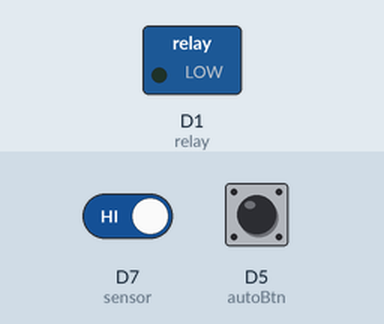
This sketch was run on a simulated ESP8266 (NodeMCU). Parts: switched loads named in the sketch (green lamp = pin HIGH). The inputs (shaded band) are chosen by the test bench; at power-on: D7 (sensor) HIGH, D5 (autoBtn) HIGH. WiFi joins after 1.5 s; servers stay silent unless stated.

Above: at 0.1 s.
At 2.1 s:
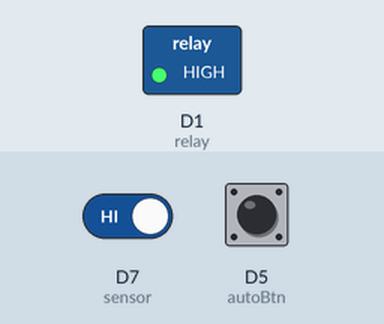
Timing chart, 0 to 3.6 s (numbered marks = the images above):
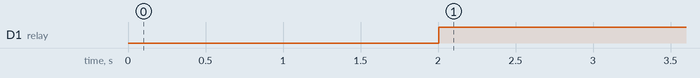

Measured:
- by itself, D1 (relay): LOW → HIGH at 2.0 s

The sketch:

Den_nong_nghiep_thong_minh.ino
```cpp
#define BLYNK_TEMPLATE_ID           "TMPL6hALKXOpy"
#define BLYNK_TEMPLATE_NAME         "Quickstart Device"
#define BLYNK_AUTH_TOKEN            "6KPtBEF8-ULH5Wq7jg_Dc07M3pEWBBVn"

#define BLYNK_PRINT Serial
#include <ESP8266WiFi.h>
#include <BlynkSimpleEsp8266.h>

char ssid[] = "OSINT";
char pass[] = "p09oi87u";

#define relay D1      //D1
#define button D3     //D3
#define sensor D7     //D7
#define autoBtn D5    //D5
WidgetLED led(V0);
BlynkTimer timer;
boolean buttonState = HIGH;
boolean autoState = HIGH;

void setup() {
  Serial.begin(115200);
  pinMode(relay, OUTPUT);         //D1
  pinMode(button, INPUT_PULLUP);  //D3
  pinMode(sensor, INPUT_PULLUP);  //D7
  pinMode(autoBtn, INPUT_PULLUP); //D5
  Blynk.begin(BLYNK_AUTH_TOKEN, ssid, pass);
  timer.setInterval(1000L, blinkLedWidget);
  timer.setInterval(200L, run);
}

void loop() {
  Blynk.run();
  timer.run();
}
BLYNK_CONNECTED() {
  Blynk.syncVirtual(V1, V2);
}

void run() {
  if (digitalRead(autoBtn) == LOW)
    autoState = !autoState;
  Blynk.virtualWrite(V2, autoState);
  if (autoState == LOW) {
    if (digitalRead(button) == LOW) {
      if (buttonState != LOW) {
        digitalWrite(relay, !digitalRead(relay));
        Blynk.virtualWrite(V1, digitalRead(relay));
      }
      buttonState = LOW;
    } else {
      buttonState = HIGH;
    }
  } else {
    digitalWrite(relay, digitalRead(sensor));
    Blynk.virtualWrite(V1, digitalRead(sensor));
  }
}

void blinkLedWidget() {
  if (led.getValue()) {
    led.off();
  } else {
    led.on();
  }
}
BLYNK_WRITE(V1) {
  if (autoState == LOW) {
    digitalWrite(relay, boolean(param.asInt()));
  }
}

BLYNK_WRITE(V2) {
  autoState = boolean(param.asInt());
}
```
